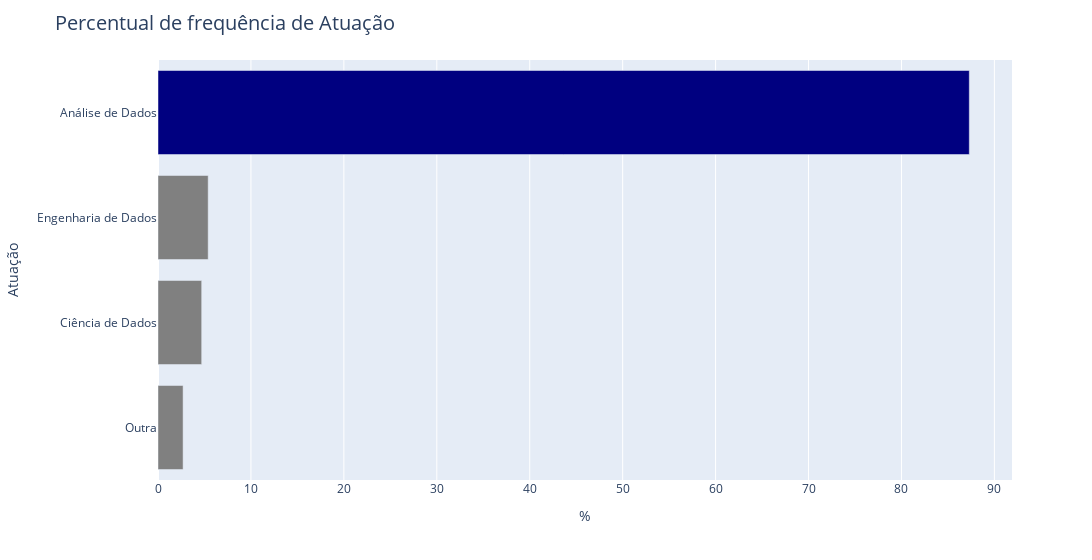

Notebook source saved alongside this figure:
### Code cell
f.grafico_barras(freq_atuacao,'Atuação','Percentual de frequência de Atuação','cores_uma_barra',5)

### Figure 1 — Plotly figure (JSON) as saved in the notebook; plotly's stock layout.template omitted (floating-point values rounded to 4 significant figures)
{"data": [{"alignmentgroup": "True", "hovertemplate": "Atuacao=%{y}<br>%=%{x}<extra></extra>", "legendgroup": "Análise de Dados", "marker": {"color": "navy", "pattern": {"shape": ""}}, "name": "Análise de Dados", "offsetgroup": "Análise de Dados", "orientation": "h", "showlegend": true, "textposition": "auto", "type": "bar", "x": [87.3], "xaxis": "x", "y": ["Análise de Dados"], "yaxis": "y"}, {"alignmentgroup": "True", "hovertemplate": "Atuacao=%{y}<br>%=%{x}<extra></extra>", "legendgroup": "Engenharia de Dados", "marker": {"color": "gray", "pattern": {"shape": ""}}, "name": "Engenharia de Dados", "offsetgroup": "Engenharia de Dados", "orientation": "h", "showlegend": true, "textposition": "auto", "type": "bar", "x": [5.4], "xaxis": "x", "y": ["Engenharia de Dados"], "yaxis": "y"}, {"alignmentgroup": "True", "hovertemplate": "Atuacao=%{y}<br>%=%{x}<extra></extra>", "legendgroup": "Ciência de Dados", "marker": {"color": "gray", "pattern": {"shape": ""}}, "name": "Ciência de Dados", "offsetgroup": "Ciência de Dados", "orientation": "h", "showlegend": true, "textposition": "auto", "type": "bar", "x": [4.7], "xaxis": "x", "y": ["Ciência de Dados"], "yaxis": "y"}, {"alignmentgroup": "True", "hovertemplate": "Atuacao=%{y}<br>%=%{x}<extra></extra>", "legendgroup": "Outra", "marker": {"color": "gray", "pattern": {"shape": ""}}, "name": "Outra", "offsetgroup": "Outra", "orientation": "h", "showlegend": true, "textposition": "auto", "type": "bar", "x": [2.7], "xaxis": "x", "y": ["Outra"], "yaxis": "y"}], "layout": {"barmode": "relative", "legend": {"title": {"text": "Atuacao"}, "tracegroupgap": 0}, "margin": {"t": 60}, "showlegend": false, "title": {"font": {"size": 20}, "text": "Percentual de frequência de Atuação"}, "width": 1200, "xaxis": {"anchor": "y", "domain": [0, 1], "title": {"text": "%"}}, "yaxis": {"anchor": "x", "categoryarray": ["Outra", "Ciência de Dados", "Engenharia de Dados", "Análise de Dados"], "categoryorder": "array", "domain": [0, 1], "title": {"text": "Atuação"}}}}
